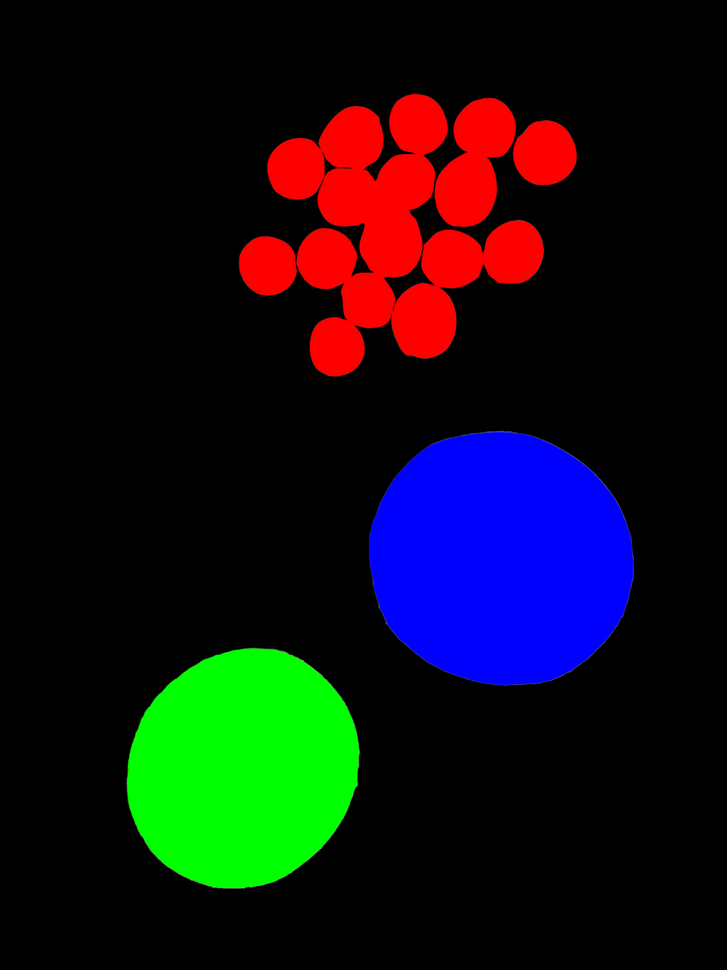
#> input picture LABELimg2.png, 727 x 970 px, shrunk from 1440 x 1920 before the run
$ python check.py
#> lines starting #> are read from the running program, lines starting #| are printed output that depends on the picture; after the words box and inside, x2 and y2 are one past the last pixel; in counts of white or black regions, pixels touching at a corner belong together
import numpy as np
from PIL import Image

# 定义颜色
colors = {
    'background': [0, 0, 0],  # Black
    'grape': [255, 0, 0],     # Red
    'apple': [0, 255, 0],     # Green
    'melon': [0, 0, 255]      # Blue
}

# 加载图像
label_image_path = 'LABELimg2.png'
mask_image_path = 'mask_fisher2.png'
label_image = Image.open(label_image_path).convert('RGB')
#> label_image is the input picture: PIL image 727x970 RGB; mean R, G, B 17.4, 15.8, 19.3
mask_image = Image.open(mask_image_path).convert('RGB')
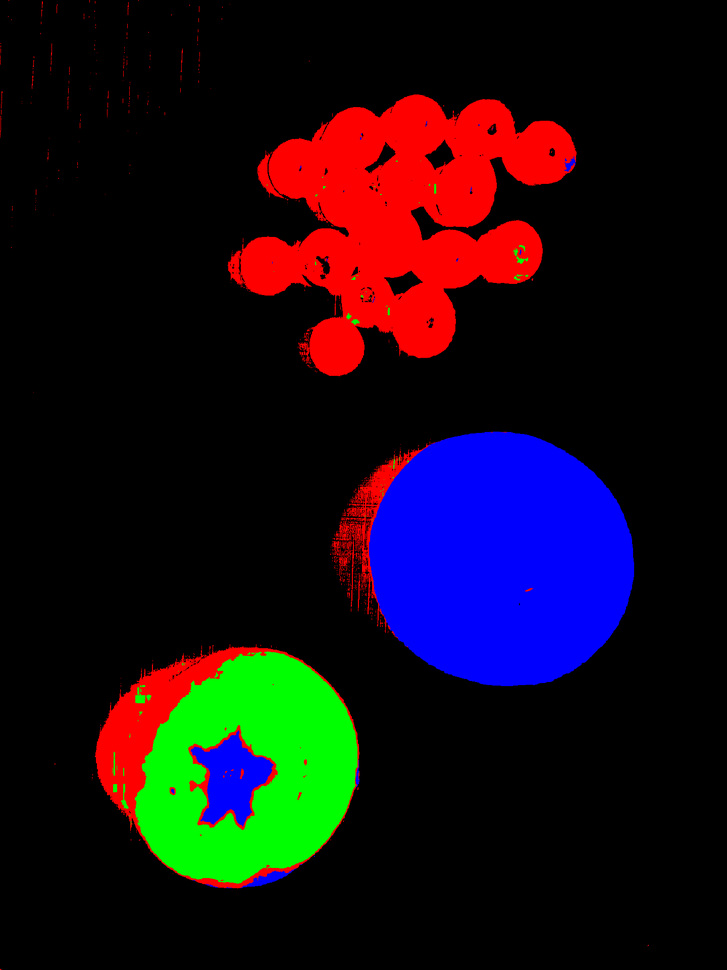
#> input picture mask_fisher2.png, 727 x 970 px, shrunk from 1440 x 1920 before the run
#> mask_image is the input picture: PIL image 727x970 RGB; mean R, G, B 23.4, 12.2, 20.9

label_np = np.array(label_image)
mask_np = np.array(mask_image)

# 初始化计数器和可视化结果
mismatch_counts = {
    'grape': 0,
    'apple': 0,
    'melon': 0
}
color_totals = {
    'grape': 0,
    'apple': 0,
    'melon': 0
}
intersection_counts = {
    'grape': 0,
    'apple': 0,
    'melon': 0
}
union_counts = {
    'grape': 0,
    'apple': 0,
    'melon': 0
}
mismatch_visual = {
    'grape': np.zeros_like(label_np),
    'apple': np.zeros_like(label_np),
    'melon': np.zeros_like(label_np)
}

# 遍历每个像素
for i in range(label_np.shape[0]):
    for j in range(label_np.shape[1]):
        label_pixel = label_np[i, j]
        mask_pixel = mask_np[i, j]

        if np.array_equal(label_pixel, colors['grape']):
            color_totals['grape'] += 1
            if np.array_equal(mask_pixel, colors['grape']):
                intersection_counts['grape'] += 1
            else:
                mismatch_counts['grape'] += 1
                mismatch_visual['grape'][i, j] = [255, 255, 255]  # Mark mismatch as white
            union_counts['grape'] += 1
        elif np.array_equal(label_pixel, colors['apple']):
            color_totals['apple'] += 1
            if np.array_equal(mask_pixel, colors['apple']):
                intersection_counts['apple'] += 1
            else:
                mismatch_counts['apple'] += 1
                mismatch_visual['apple'][i, j] = [255, 255, 255]  # Mark mismatch as white
            union_counts['apple'] += 1
        elif np.array_equal(label_pixel, colors['melon']):
            color_totals['melon'] += 1
            if np.array_equal(mask_pixel, colors['melon']):
                intersection_counts['melon'] += 1
            else:
                mismatch_counts['melon'] += 1
                mismatch_visual['melon'][i, j] = [255, 255, 255]  # Mark mismatch as white
            union_counts['melon'] += 1
#> after the loop, color_totals = {'grape': 42953, 'apple': 41905, 'melon': 51327}; intersection_counts = {'grape': 39553, 'apple': 30911, 'melon': 50964}; mismatch_counts = {'grape': 3400, 'apple': 10994, 'melon': 363}; mismatch_visual = 3 items; union_counts = {'grape': 42953, 'apple': 41905, 'melon': 51327}

# 计算并集
for i in range(mask_np.shape[0]):
    for j in range(mask_np.shape[1]):
        mask_pixel = mask_np[i, j]
        if np.array_equal(mask_pixel, colors['grape']) and not np.array_equal(label_np[i, j], colors['grape']):
            union_counts['grape'] += 1
        elif np.array_equal(mask_pixel, colors['apple']) and not np.array_equal(label_np[i, j], colors['apple']):
            union_counts['apple'] += 1
        elif np.array_equal(mask_pixel, colors['melon']) and not np.array_equal(label_np[i, j], colors['melon']):
            union_counts['melon'] += 1
#> after the loop, union_counts = {'grape': 56078, 'apple': 42159, 'melon': 55655}

# 计算比例
mismatch_ratios = {category: mismatch_counts[category] / color_totals[category] if color_totals[category] > 0 else 0 for category in mismatch_counts}
#> mismatch_ratios = {'grape': 0.0792, 'apple': 0.262, 'melon': 0.00707}

# 计算 IoU
iou_scores = {category: intersection_counts[category] / union_counts[category] if union_counts[category] > 0 else 0 for category in intersection_counts}
#> iou_scores = {'grape': 0.705, 'apple': 0.733, 'melon': 0.916}

# 保存可视化结果
for category in mismatch_visual:
   mismatch_image = Image.fromarray(mismatch_visual[category])
   mismatch_image.save(f'mismatch_{category}_fisher.png')
#> this loop made 3 passes
#> category on passes 1 to 3: 'grape', 'apple', 'melon'
#> pass 1, `mismatch_image = Image.fromarray(mismatch_visual[category])`:
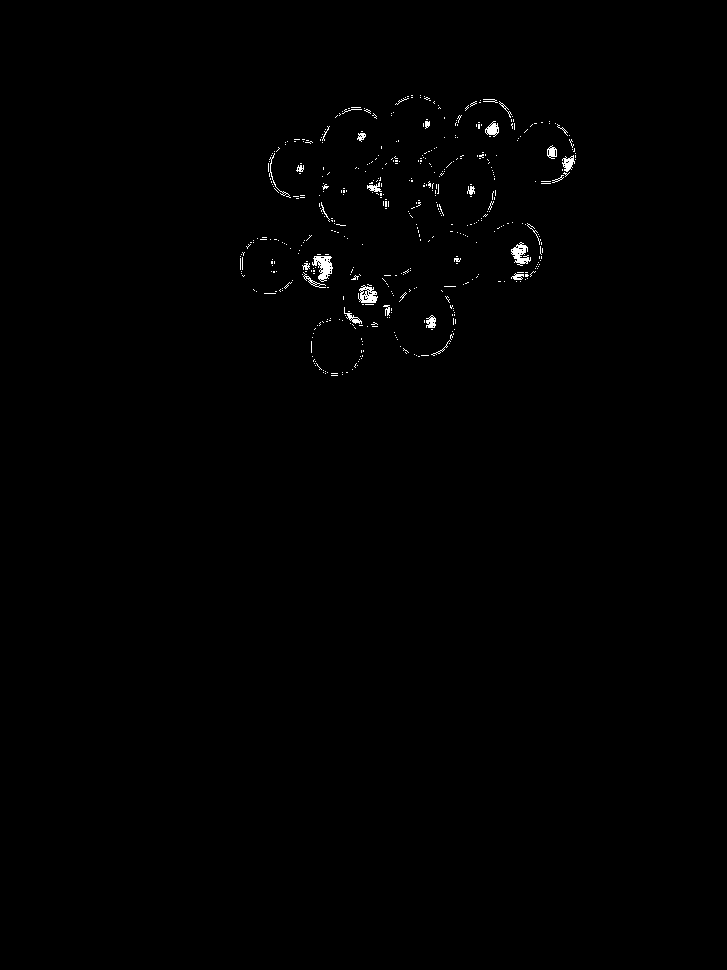
#> mismatch_image: PIL image 727x970 RGB; 0.48% white in thin lines or dots, all inside (x1, y1, x2, y2) = (240, 95, 576, 376)
#> pass 2, `mismatch_image = Image.fromarray(mismatch_visual[category])`:
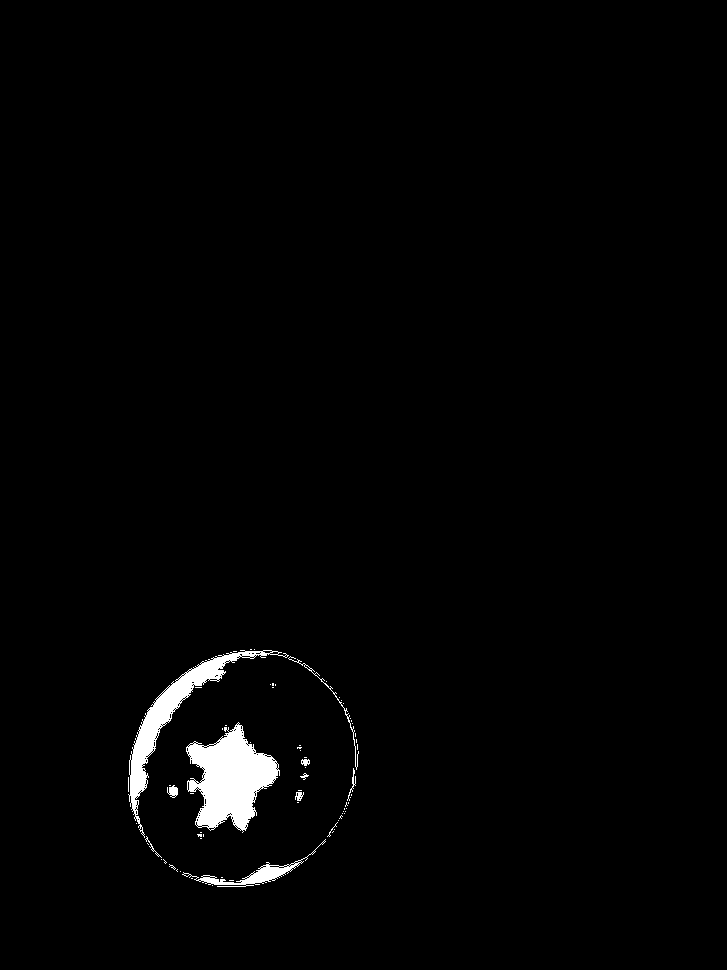
#> mismatch_image: PIL image 727x970 RGB; 1.6% white; 71 white regions (60 under 20 px), largest, box (x1, y1, x2, y2) and area: (186, 722, 280, 833) 5733, (128, 650, 289, 838) 3625, (182, 839, 326, 887) 911
#> pass 3, `mismatch_image = Image.fromarray(mismatch_visual[category])`:
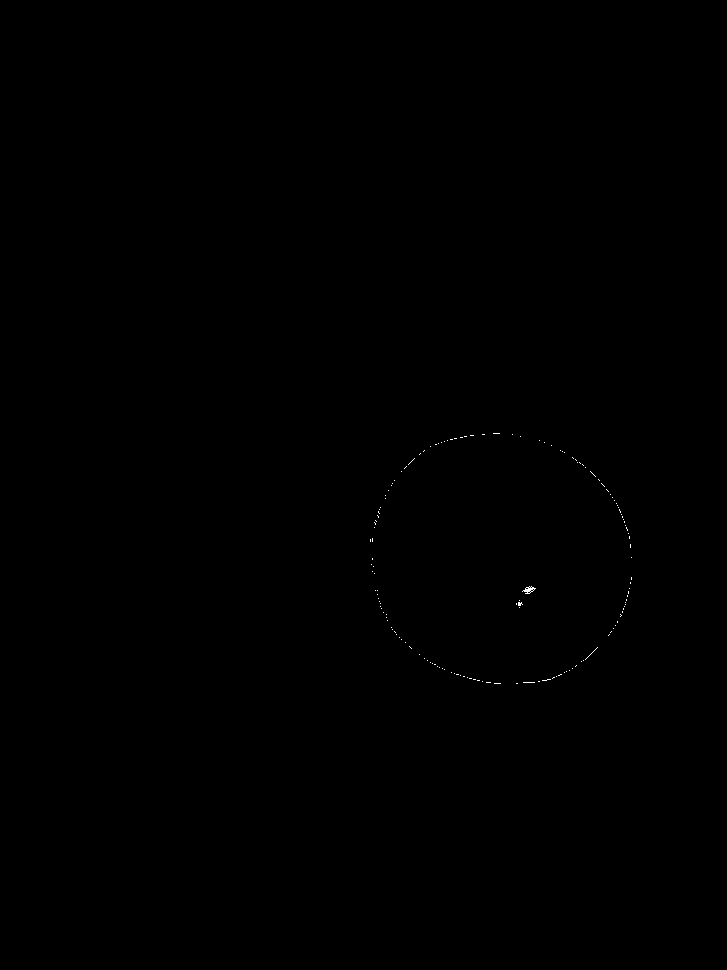
#> mismatch_image: PIL image 727x970 RGB; 0.05% white in thin lines or dots, all inside (x1, y1, x2, y2) = (370, 433, 632, 684)

# 输出结果
print("Mismatch counts:")
print(f"Grape (Red): {mismatch_counts['grape']} / {color_totals['grape']} = {mismatch_ratios['grape']:.2%}")
#| Grape (Red): 3400 / 42953 = 7.92%
print(f"Apple (Green): {mismatch_counts['apple']} / {color_totals['apple']} = {mismatch_ratios['apple']:.2%}")
#| Apple (Green): 10994 / 41905 = 26.24%
print(f"Melon (Blue): {mismatch_counts['melon']} / {color_totals['melon']} = {mismatch_ratios['melon']:.2%}")
#| Melon (Blue): 363 / 51327 = 0.71%

print("IoU scores:")
print(f"Grape (Red): {iou_scores['grape']:.2%}")
#| Grape (Red): 70.53%
print(f"Apple (Green): {iou_scores['apple']:.2%}")
#| Apple (Green): 73.32%
print(f"Melon (Blue): {iou_scores['melon']:.2%}")
#| Melon (Blue): 91.57%
